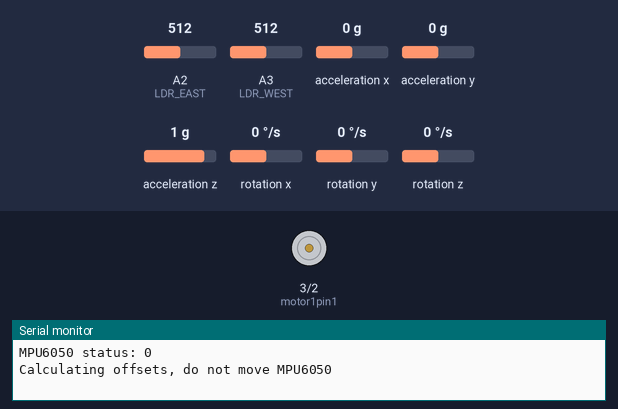
The sketch below on a simulated Arduino Uno, built with avr-gcc and run on an emulated ATmega328P. Parts: motor-driver pin pairs drawn as motors (green arrow = first pin HIGH = forward, orange = second pin HIGH = backward, longer = more drive), the last lines printed to the serial monitor. The test bench sets the inputs (shaded band); at power-on: rotation z 0 °/s, A2 (LDR_EAST) = 512, A3 (LDR_WEST) = 512, acceleration x 0 g, acceleration y 0 g, acceleration z 1 g, rotation x 0 °/s, rotation y 0 °/s.

Above: at 0.1 s.
At 3.2 s:
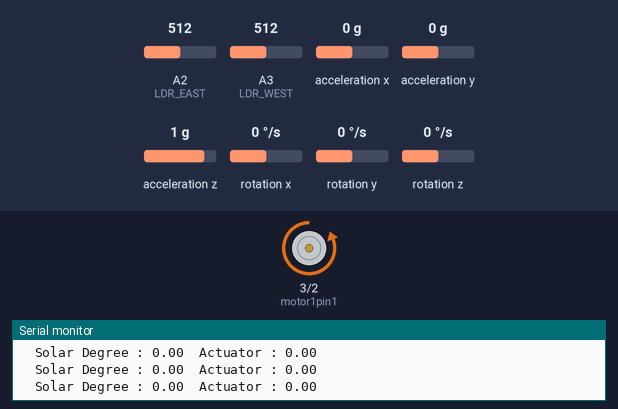
3.3 s: rotation z set to 13 °/s
6.3 s: rotation z set to 16 °/s
At 7.9 s:
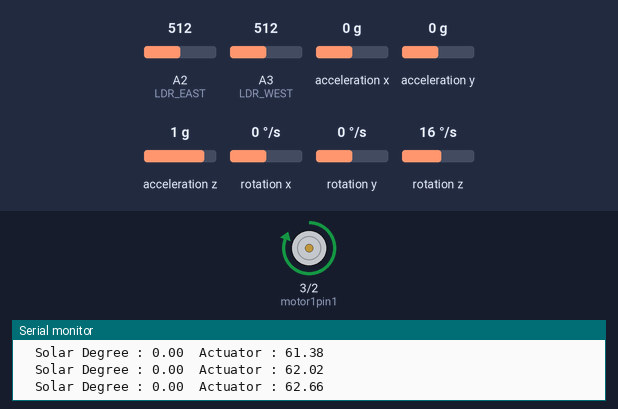
Timing chart, 0 to 9.4 s (numbered marks = the images above; inputs shaded):
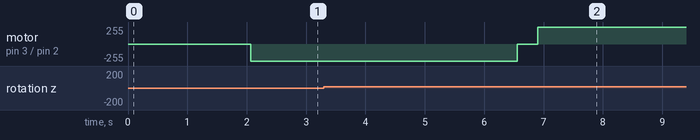

The sketch:

sun_follower_solar_panel.ino
```cpp
// (licence header left out)
/*------------------------ (( Defintion )) ----------------------------*/
// MPU6050
#include "Wire.h"
#include <MPU6050_light.h>
MPU6050 mpu(Wire);
unsigned long timer = 0;
// L298N
int motor1pin1 = 3;
int motor1pin2 = 2;
// LDR
const int LDR_EAST = A2;
const int LDR_WEST = A3;
int val_EAST = 0;
int val_WEST = 0;
int Actuator , Solar_Degree ;

/* --------------------------  (( Setup ))  ------------------------------*/
void setup() {
  Serial.begin(9600);
  Wire.begin();
  byte status = mpu.begin();
  Serial.print(F("MPU6050 status: "));
  Serial.println(status);
  while (status != 0) { } // stop everything if could not connect to MPU6050
  Serial.println(F("Calculating offsets, do not move MPU6050"));
  delay(1000);
  mpu.calcOffsets(); // gyro and accelero
  Serial.println("Done!\n");

  pinMode(motor1pin1, OUTPUT); // L298N
  pinMode(motor1pin2, OUTPUT);// L298N

}
// ***************************************************************//
void loop() {
  test();
  if (LDRW() < 5 &&  LDRE() == 5) {  // case 1 East highest analog 1024 sunrise
    while (Actuator < 0) {
      go2west();
      test();
    }
    while (Actuator > 1) {
      go2east();
      test();
    }
    STOP();
  }

  else if (LDRE() < 5 && LDRW() == 5) { // case 2 West highest analog 1024 sunset
    while (Actuator < 86) {
      go2west();
      test();
    }
    while (Actuator > 90) {
      go2east();
      test();
    }
    STOP();
  }

  else if (LDRE() ==  LDRW() ) { // case 3  West and East are equal the sun is virtical (( south ))
    while (Actuator < 42) {
      go2west();
      test();
    }
    while (Actuator > 45) {
      go2east();
      test();
    }
    STOP();
  }

  else if (LDRE() > LDRW() && LDRE() == 4) { // case 4 the direction SE
    while (Actuator < 22) {
      go2east();
      test();
    }
    while (Actuator > 24) {
      go2west();
      test();
    }
    STOP();
  }
  else if (LDRW() > LDRE() && LDRW() == 4) { // case 5 the direction SW
    while (Actuator < 62) {
      go2west();
      test();
    }
    while (Actuator > 67) {
      go2east();
      test();
    }
    STOP();
  }
}

//************************************ vonction *********************
int LDRE  () {
  val_EAST = analogRead(LDR_EAST);
  val_EAST = map(val_EAST, 0, 700, 1, 6); // mapping val_EAST
  Serial.print("val_EAST = ");
  Serial.println(val_EAST);
  //delay(100);
  return val_EAST;
}
int LDRW () {
  val_WEST = analogRead(LDR_WEST);
  val_WEST = map(val_WEST, 0, 1024, 1, 7); // mapping val_WEST
  Serial.print("val_WEST = ");
  Serial.println(val_WEST);
  //delay(100);
  return val_WEST;
}

void STOP () {
  digitalWrite(motor1pin1, LOW);
  digitalWrite(motor1pin2, LOW);
}

void go2west () {
  digitalWrite(motor1pin1, LOW);
  digitalWrite(motor1pin2, HIGH);
}

void go2east () {
  digitalWrite(motor1pin1, HIGH);
  digitalWrite(motor1pin2, LOW);
}

void test () {
  mpu.update();
  if ((millis() - timer) > 10) { // print data every 10ms
    //  Serial.print("X : ");
    //Serial.print(mpu.getAngleX());
    Serial.print("\tSolar Degree : ");
    Serial.print(mpu.getAngleY());
    Serial.print("\tActuator : ");
    Serial.println(mpu.getAngleZ());
    Actuator = mpu.getAngleZ();
    Solar_Degree = mpu.getAngleY();
    timer = millis();

  }
}
```

Measured:
- the behaviour switches between 14 and 15 °/s on rotation z (found by bisection; images 1 and 2)
